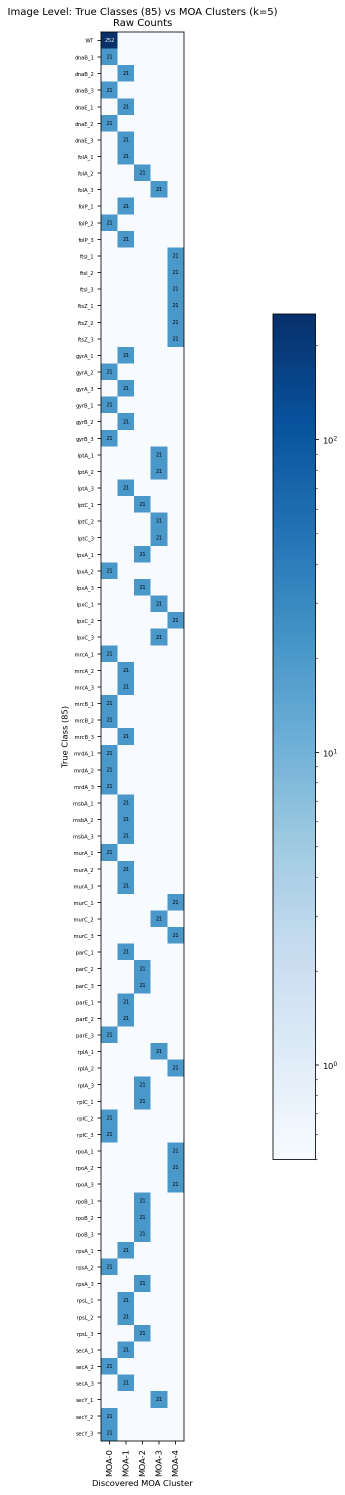
#> input picture 1_Dino_embeddings_logistic_regression/dino_moa/confusion_image_85classes.png, 690 x 2990 px (shown at 1/2 size)
$ python visualize_augmented_crops.py --image_path ../1_Dino_embeddings_logistic_regression/dino_moa/confusion_image_85classes.png
#> lines starting #> are read from the running program, lines starting #| are printed output that depends on the picture
#!/usr/bin/env python3
'''
Visualize augmented versions of the crop group.

Usage:
    python visualize_augmented_crops.py --image_path path/to/image.tif --output_dir ./visualizations
'''

import argparse
import os
import numpy as np
import matplotlib
matplotlib.use('Agg')
import matplotlib.pyplot as plt
from PIL import Image, ImageOps
import random


def get_valid_positions(image_size, crop_size, grid_size):
    '''Get 100 valid positions that have full 3x3 neighborhood.'''
    stride_x = (image_size[0] - crop_size) // (grid_size - 1)
    stride_y = (image_size[1] - crop_size) // (grid_size - 1)

    valid_positions = []
    for i in range(grid_size):
        for j in range(grid_size):
            left = j * stride_x
            top = i * stride_y

            can_left = left - stride_x >= 0
            can_right = left + stride_x + crop_size <= image_size[0]
            can_top = top - stride_y >= 0
            can_bottom = top + stride_y + crop_size <= image_size[1]

            if can_left and can_right and can_top and can_bottom:
                valid_positions.append((left, top, i, j))

    return valid_positions, stride_x, stride_y


def extract_9_crops(image, center_left, center_top, stride_x, stride_y, crop_size):
    '''Extract 9 crops in 3x3 grid around center.'''
    crops = []
    for dy in range(-1, 2):
        for dx in range(-1, 2):
            left = center_left + dx * stride_x
            top = center_top + dy * stride_y
            crop = image.crop((left, top, left + crop_size, top + crop_size))
            crops.append(crop)
    return crops


def apply_augmentations(crop, seed):
    '''Apply random augmentations to a crop.'''
    random.seed(seed)

    augmented = crop.copy()

    if random.random() < 0.5:
        augmented = augmented.transpose(Image.ROTATE_90)

    if random.random() < 0.5:
        augmented = ImageOps.mirror(augmented)

    if random.random() < 0.5:
        augmented = ImageOps.flip(augmented)

    if random.random() < 0.5:
        angle = random.choice([0, 90, 180, 270])
        augmented = augmented.rotate(angle)

    return augmented


def main():
    parser = argparse.ArgumentParser(description='Visualize augmented crop groups')
    parser.add_argument('--image_path', type=str, required=True,
                        help='Path to sample image')
    parser.add_argument('--crop_size', type=int, default=224,
                        help='Crop size (default: 224)')
    parser.add_argument('--grid_size', type=int, default=12,
                        help='Grid size (default: 12)')
    parser.add_argument('--output_dir', type=str, default='./visualizations',
                        help='Output directory')
    parser.add_argument('--example_pos', type=int, default=None,
                        help='Example position index (default: random)')
    parser.add_argument('--num_augmented', type=int, default=4,
                        help='Number of augmented versions to generate (default: 4)')
    args = parser.parse_args()

    os.makedirs(args.output_dir, exist_ok=True)

    print(f'Loading image: {args.image_path}')
    image = Image.open(args.image_path).convert('RGB')
    w, h = image.size
#> w = 690; h = 2990
    print(f'Image size: {w}x{h}')
#| Image size: 690x2990

    valid_positions, stride_x, stride_y = get_valid_positions((w, h), args.crop_size, args.grid_size)
#> stride_x = 42; stride_y = 251

    if args.example_pos is None:
        example_idx = 50
    else:
        example_idx = args.example_pos

    example_left, example_top, example_row, example_col = valid_positions[example_idx]
#> example_left = 42; example_top = 1506; example_row = 6; example_col = 1
    print(f'Example position: index={example_idx}, row={example_row}, col={example_col}')
#| Example position: index=50, row=6, col=1

    # Extract original 9 crops
    original_crops = extract_9_crops(image, example_left, example_top, stride_x, stride_y, args.crop_size)
#> after the loop in extract_9_crops, `for dy in range(-1, 2):`: crops = 9 items
#> original_crops = 9 items

    # Apply augmentations and create 3x3 grid for each version
    n_augmented = args.num_augmented

    for aug_idx in range(n_augmented):
        aug_crops = [apply_augmentations(crop, aug_idx * 100 + i) for i, crop in enumerate(original_crops)]

        fig, axes = plt.subplots(3, 3, figsize=(9, 9))
        for idx, (ax, crop) in enumerate(zip(axes.flat, aug_crops)):
            ax.imshow(crop)
            row = idx // 3 - 1
            col = idx % 3 - 1
            ax.set_title(f'dx={col}, dy={row}', fontsize=8)
            ax.axis('off')

        plt.suptitle(f'Augmented Version {aug_idx + 1}', fontsize=12)
        plt.tight_layout()

        output_path = os.path.join(args.output_dir, f'crop_group_augmented_v{aug_idx + 1}.png')
        plt.savefig(output_path, dpi=150, bbox_inches='tight', facecolor='white')
        plt.close()
        print(f'Saved: {output_path}')
#> this loop made 4 passes
#> pass 1, in apply_augmentations, `augmented = ImageOps.flip(augmented)`:
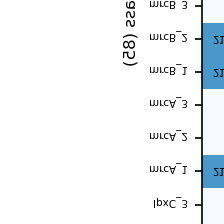
#> augmented: PIL image 224x224 RGB; mean R, G, B 240.8, 244.1, 246.3
#> pass 1, in apply_augmentations, `augmented = augmented.rotate(angle)`:
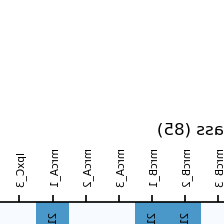
#> augmented: PIL image 224x224 RGB; mean R, G, B 240.8, 244.1, 246.3
#> pass 1, in apply_augmentations (call 2), `augmented = crop.copy()`:
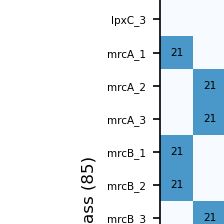
#> augmented: PIL image 224x224 RGB; mean R, G, B 225.9, 235.4, 241.9
#> pass 1, in main, `plt.savefig(output_path, dpi=150, bbox_inches='tight', facecolor='whit..`:
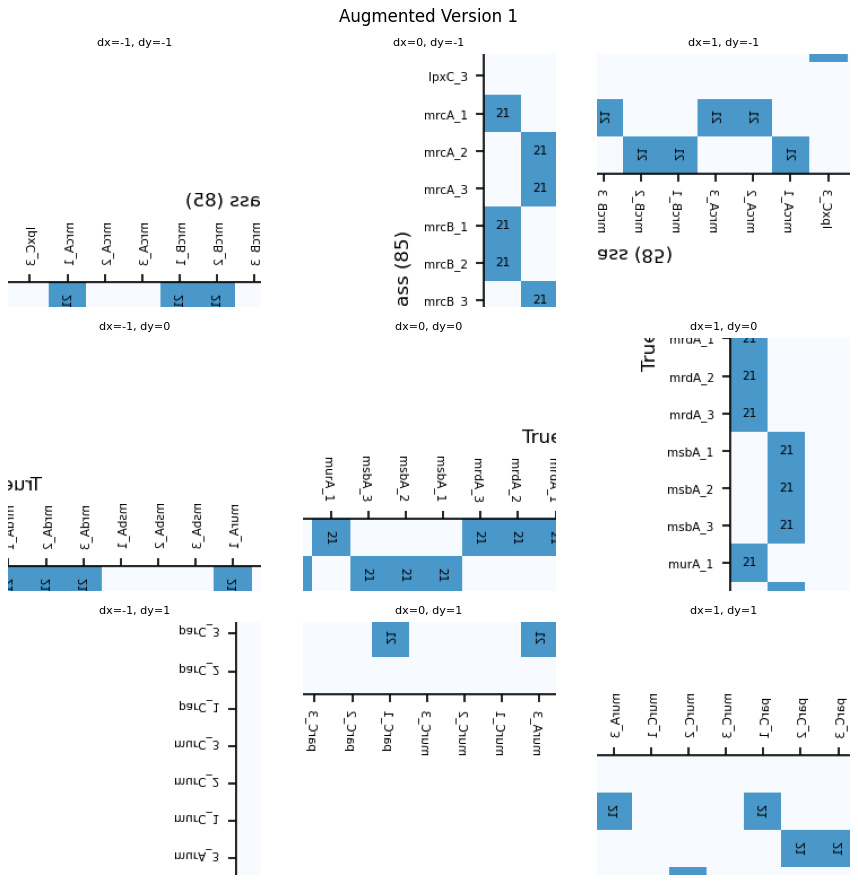
#> figure drawn by matplotlib, 9 panels
#> pass 2, in main, `plt.savefig(output_path, dpi=150, bbox_inches='tight', facecolor='whit..`:
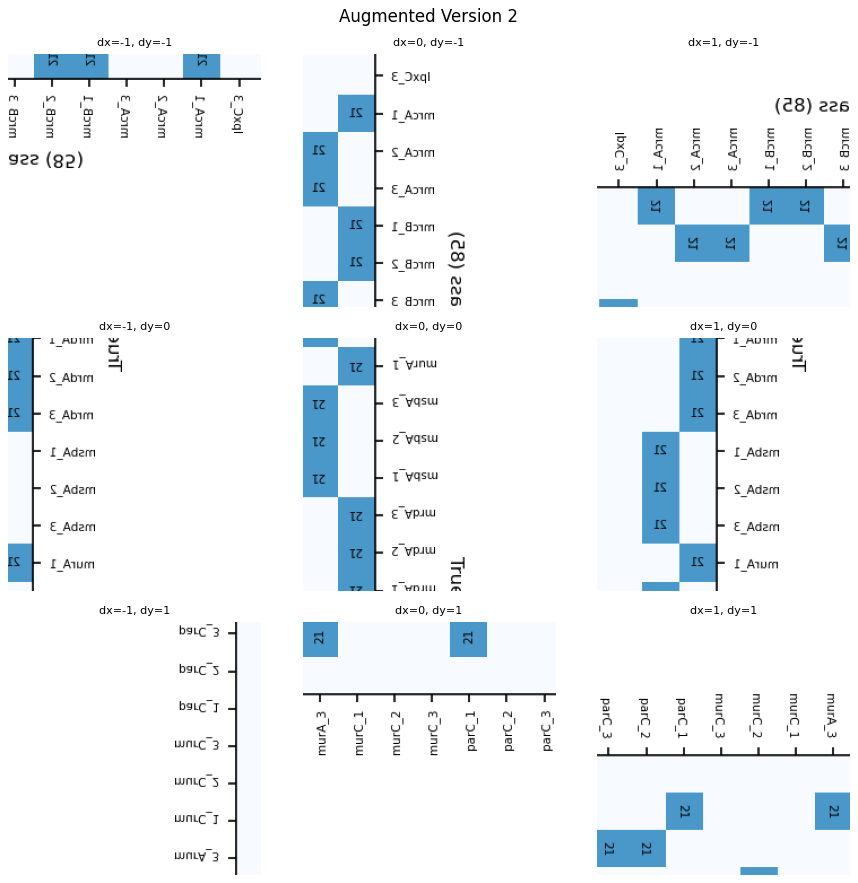
#> figure drawn by matplotlib, 9 panels
#> after the loop:
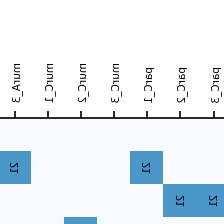
#> crop: PIL image 224x224 RGB; mean R, G, B 231.1, 239.2, 244.9

    # Also save original (no augmentation) as v0
    fig, axes = plt.subplots(3, 3, figsize=(9, 9))
    for idx, (ax, crop) in enumerate(zip(axes.flat, original_crops)):
        ax.imshow(crop)
        row = idx // 3 - 1
        col = idx % 3 - 1
        ax.set_title(f'dx={col}, dy={row}', fontsize=8)
        ax.axis('off')
#> this loop made 9 passes
#> (row, col) on passes 1 to 9: (-1, -1), (-1, 0), (-1, 1), (0, -1), (0, 0), (0, 1), (1, -1), (1, 0), (1, 1)

    plt.suptitle(f'Original (No Augmentation)', fontsize=12)
    plt.tight_layout()

    output_path = os.path.join(args.output_dir, 'crop_group_augmented_v0.png')
    plt.savefig(output_path, dpi=150, bbox_inches='tight', facecolor='white')
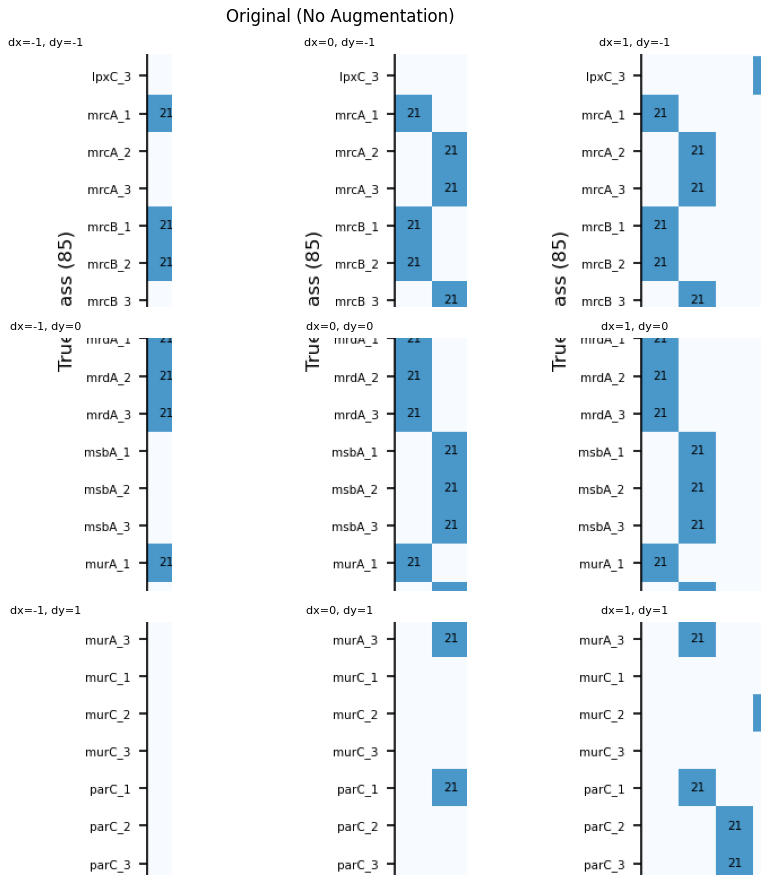
#> figure drawn by matplotlib, 9 panels
    plt.close()
    print(f'Saved: {output_path}')
#| Saved: ./visualizations/crop_group_augmented_v0.png

    print(f'\nAll outputs saved to: {args.output_dir}')
#| All outputs saved to: ./visualizations


if __name__ == '__main__':
    main()

$ run again, on 1_Dino_embeddings_logistic_regression/dino_moa/confusion_well_85classes.png
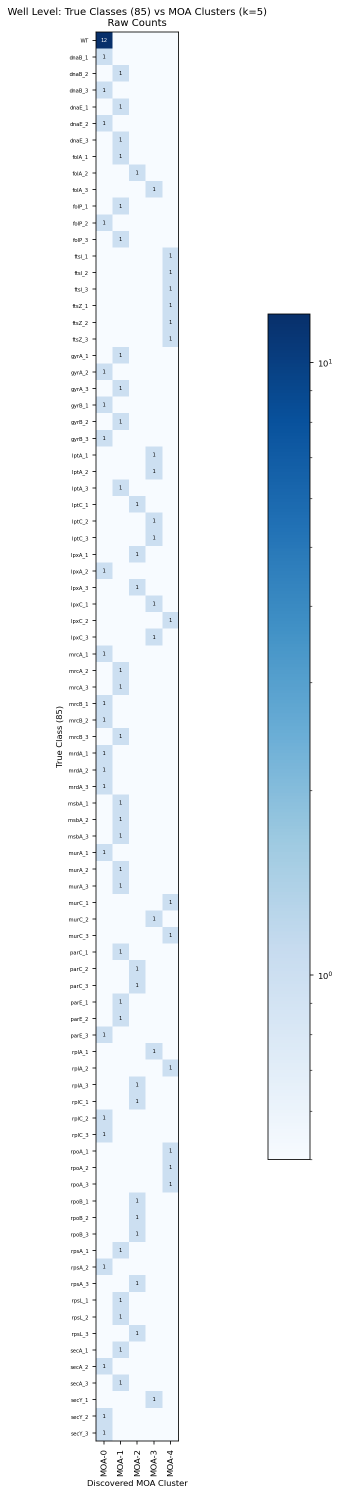
#> input picture 1_Dino_embeddings_logistic_regression/dino_moa/confusion_well_85classes.png, 679 x 2990 px (shown at 1/2 size)
#| Image size: 679x2990
#| Example position: index=50, row=6, col=1
#> after the loop in extract_9_crops, `for dy in range(-1, 2):`: crops = 9 items
#> the loop in main, `for aug_idx in range(n_augmented):` made 4 passes
#> pass 1, in apply_augmentations (call 2), `augmented = crop.copy()`:
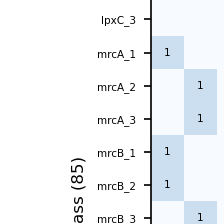
#> augmented: PIL image 224x224 RGB; mean R, G, B 240.8, 243.9, 246.8
#> after the loop in main, `for aug_idx in range(n_augmented):`:
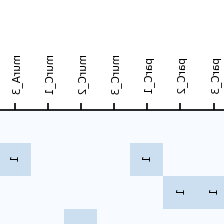
#> crop: PIL image 224x224 RGB; mean R, G, B 241.8, 245.2, 248.5
#> the loop in main, `for idx, (ax, crop) in enumerate(zip(axes.flat, original_crops)):` made 9 passes
#> (row, col) on passes 1 to 8: (-1, -1), (-1, 0), (-1, 1), (0, -1), (0, 0), (0, 1), (1, -1), (1, 0)
#| Saved: ./visualizations/crop_group_augmented_v0.png
#| All outputs saved to: ./visualizations
